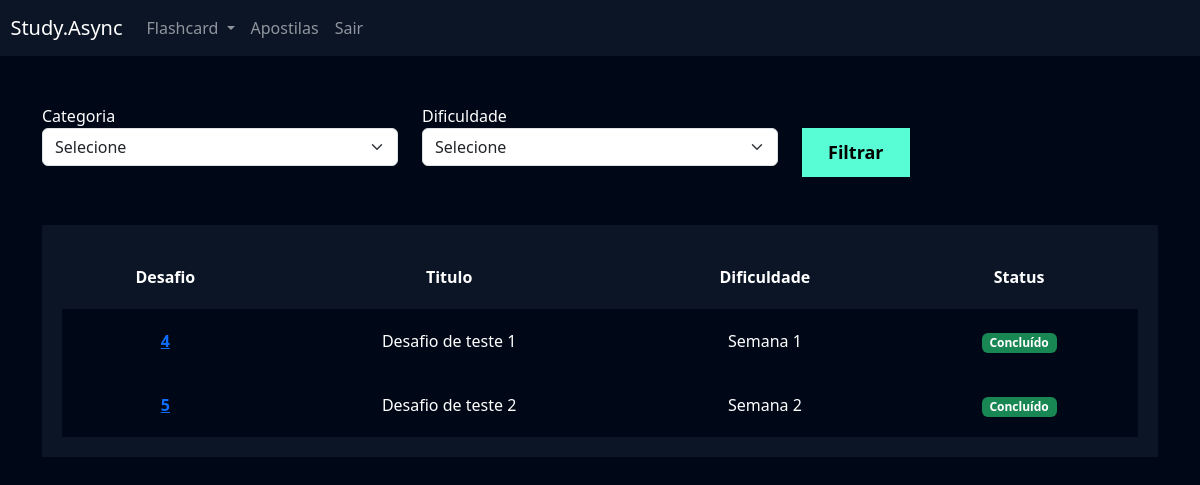
Page /flashcard/listar_desafio/ (signed in) on the earlier database version.
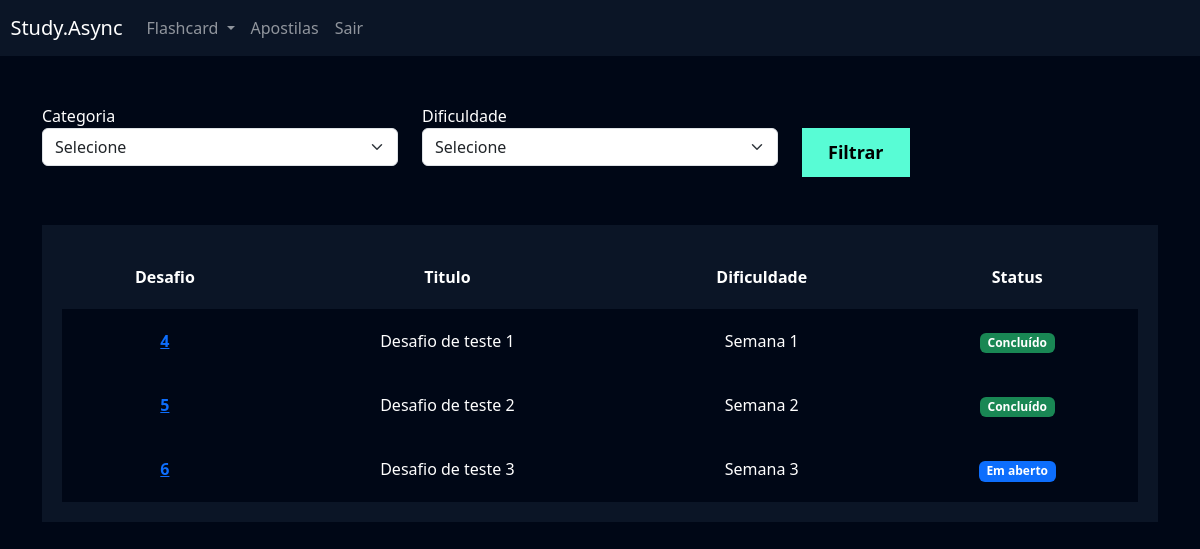
Same page on the later database version.
### flashcard/models.py (models this page shows, shortened)
class Desafio(models.Model):
    user = models.ForeignKey(User, on_delete=models.DO_NOTHING)
    titulo = models.CharField(max_length=100)
    categoria = models.ManyToManyField(Categoria)
    quantidade_perguntas = models.IntegerField()
    dificuldade = models.CharField(
        max_length=1, choices=Flashcard.DIFICULDADE_CHOICES
    )
    flashcards = models.ManyToManyField(FlashcardDesafio)
    def status(self):
        if self.flashcards.filter(respondido=False).exists():
            return mark_safe('<span class="badge bg-primary">Em aberto</span>')
        else:
            return mark_safe('<span class="badge bg-success">Concluído</span>')

### flashcard/views.py (the view)
# urls.py: path('listar_desafio/', views.listar_desafio, name='listar_desafio'),
def listar_desafio(request):
    desafios = Desafio.objects.filter(user=request.user)
    categorias = Categoria.objects.all()
    dificuldades = Flashcard.DIFICULDADE_CHOICES
    categoria = request.GET.get('categoria')
    dificuldade = request.GET.get('dificuldade')
    if categoria:
        desafios = desafios.filter(categoria__id=categoria)
    if dificuldade:
        desafios = desafios.filter(dificuldade=dificuldade)
    return render(
        request,
        'listar_desafio.html',
        {
            'desafios': desafios,
            'categorias': categorias,
            'dificuldades': dificuldades,
        },
    )

### flashcard/templates/listar_desafio.html (shortened to what this page needs)
{% extends "base.html" %}
{% load static %}
{% block 'cabecalho' %}
    <link href="{% static 'usuarios/css/cadastro.css' %}" rel="stylesheet">
    <link href="{% static 'flashcard/css/novo_flashcard.css' %}" rel="stylesheet">
    <link href="{% static 'flashcard/css/iniciar_desafio.css' %}" rel="stylesheet">
    <link href="{% static 'flashcard/css/desafio.css' %}" rel="stylesheet">
    <link href='https://unpkg.com/boxicons@2.1.4/css/boxicons.min.css' rel='stylesheet'>
{% endblock 'cabecalho' %}
{% block 'conteudo' %}
    {% include "partials/header.html" %}
    <div class="container">
        <br>
        <br>
        <div class="row">
            <div class="col-md">
                <form action="{% url 'listar_desafio' %}" method="GET">
                <label for="">Categoria</label>
                <select name="categoria" class="form-select">
                    <option value="">Selecione</option>
                </select>
            </div>
            <div class="col-md">
                <label for="">Dificuldade</label>
                <select name="dificuldade" class="form-select">
                    <option value="">Selecione</option>
                </select>
            </div>
            <div class="col-md">
                <br>
                <input type="submit" value="Filtrar" class="btn-cadastro">
            </div>
        </div>
        <br>
        <br>
        <div class="box-listar">
            <table>
                <thead>
                  <tr>
                    <th scope="col">Desafio</th>
                    <th scope="col">Titulo</th>
                    <th scope="col">Dificuldade</th>
                    <th scope="col">Status</th>
                  </tr>
                </thead>
                <tbody>
                    {% for desafio in desafios %}
                        <tr class="linha">
                            <th><a href="{% url 'desafio' desafio.id %}">{{desafio.id}}</a></th>
                            <td>{{desafio.titulo}}</td>
                            <td>{{desafio.get_dificuldade_display}}</td>
                            <td>{{desafio.status}}</td>
                        </tr>
                  {% endfor %}
                </tbody>
              </table>
        </div>
    </div>
{% endblock 'conteudo' %}

### templates/base.html (shortened to what this page needs)
{% load static %}
<!doctype html>
<html lang="en">
  <head>
    <link href="https://cdn.jsdelivr.net/npm/bootstrap@5.3.2/dist/css/bootstrap.min.css" rel="stylesheet">
    <link href="{% static 'geral/css/base.css' %}" rel="stylesheet">
    {% block 'cabecalho' %} {% endblock %}
  </head>
  <body>
    {% block 'conteudo' %}{% endblock %}
  </body>
</html>

### templates/partials/header.html (shortened to what this page needs)
<nav style="background-color: var(--main-color)" class="navbar navbar-expand-lg navbar-dark">
    <a class="navbar-brand" href="{% url 'home' %}">&nbsp&nbspStudy.Async</a>
    <div class="collapse navbar-collapse" id="navbarNav">
      <ul class="navbar-nav">
        <li class="nav-item dropdown">
          <a class="nav-link dropdown-toggle" href="#" id="navbarDropdown" role="button" data-bs-toggle="dropdown" aria-expanded="false">
            Flashcard
          </a>
        </li>
        <li class="nav-item">
          <a class="nav-link" href="{% url 'adicionar_apostilas' %}">Apostilas</a>
        </li>
        <li class="nav-item">
          <a class="nav-link" href="{% url 'logout' %}">Sair</a>
        </li>
      </ul>
    </div>
  </nav>

### templates/static/geral/css/base.css (style rules this page uses)
:root { --main-color: #0b1526; --dark-color: #000716; --secondary-dark-color: rgb(15, 2, 26); --light-color: #00c1f3; --contrast-color: #f4c96b; --differential-color: #58fcd5; }
body { background-color: var(--dark-color) !important; color: white !important; }

### templates/static/usuarios/css/cadastro.css (style rules this page uses)
* { margin: 0; padding: 0; }
.btn-cadastro { padding: 10px; background-color: #58fcd5; border: none; border: 1px solid #58fcd5; font-size: 18px; font-weight: bold; padding-left: 25px; padding-right: 25px; }

### templates/static/flashcard/css/desafio.css (style rules this page uses)
.box-listar { background-color: #0b1526; padding: 20px; }
table { width: 100%; padding: 20px; text-align: center; }
.linha { height: 40px; background-color: var(--dark-color); padding: 20px; }
td, th { padding: 20px; }
tr { background-color: var(--main-color); }

Differences in the rows shown:
added Desafio: id "6", titulo "Desafio de teste 3", dificuldade "Semana 3", status "Em aberto"
